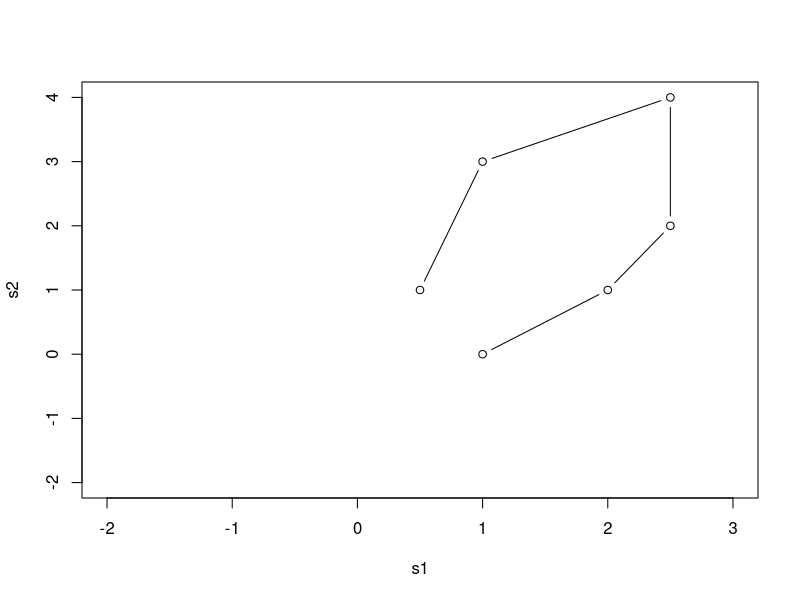
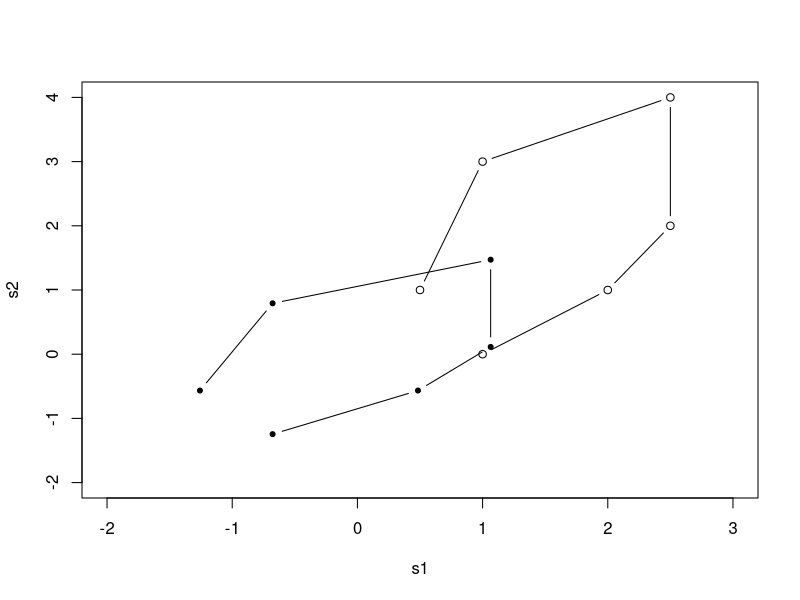
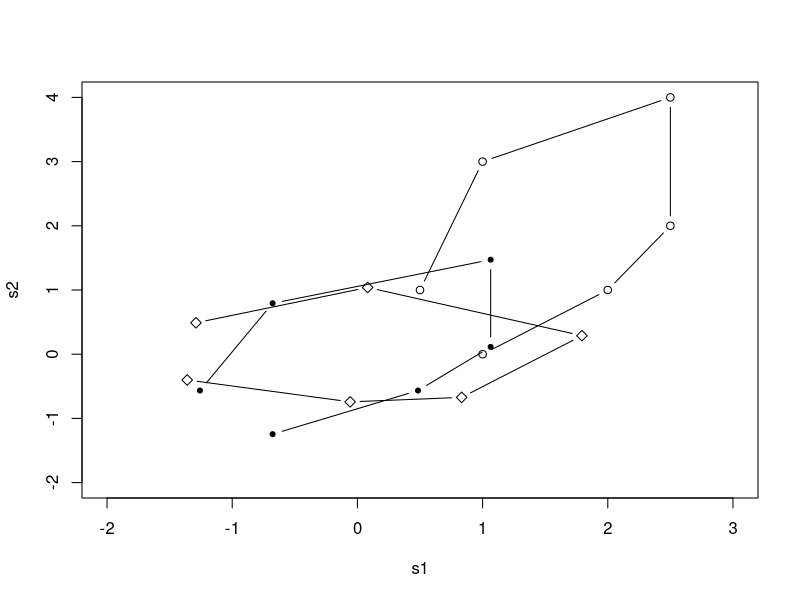
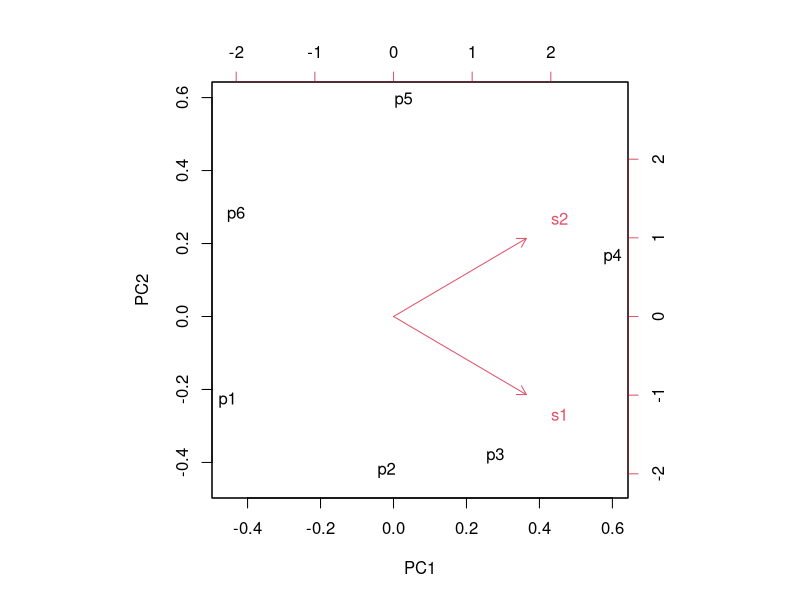
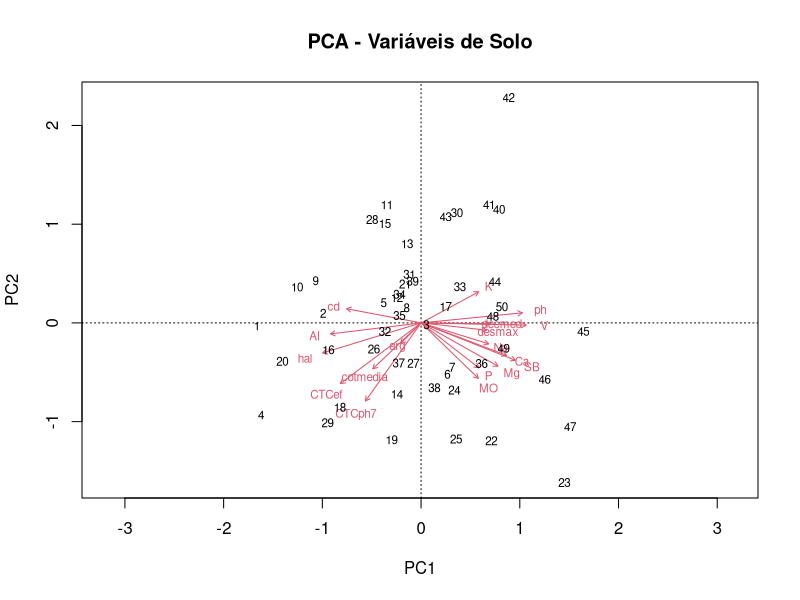
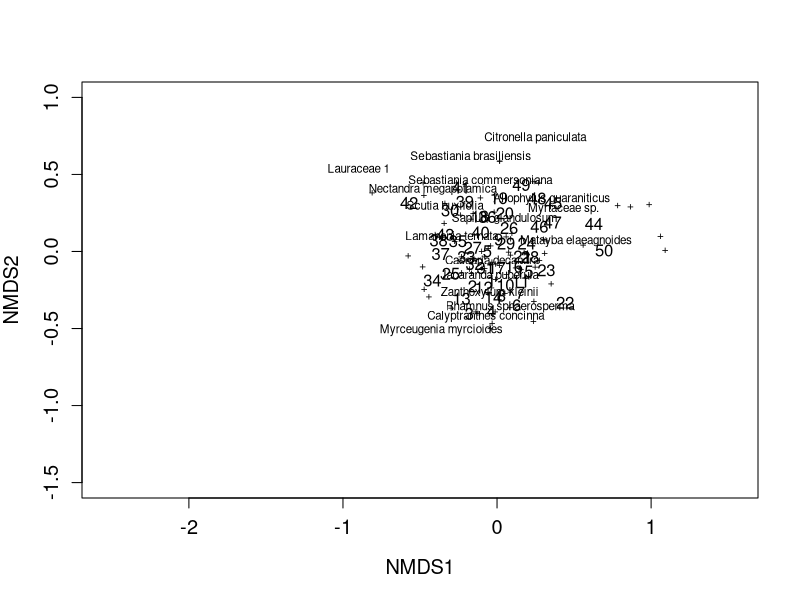
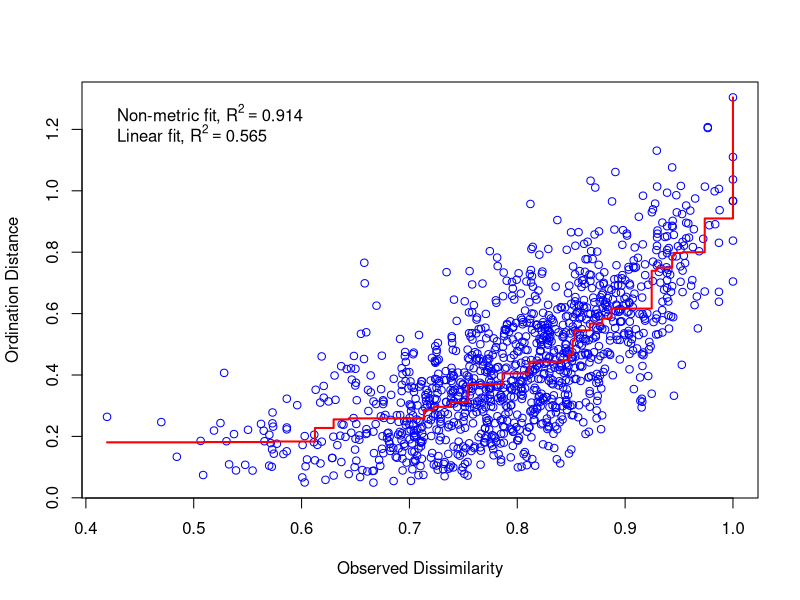
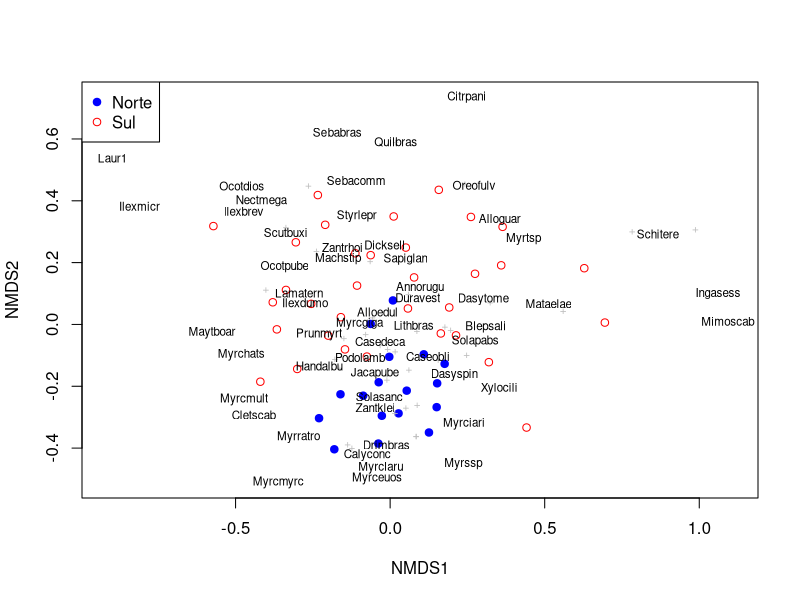

The R script that drew these images, in order:
## ---- chunk 1
#| include: false
# Configurações globais
knitr::opts_chunk$set(
  echo = TRUE,
  message = FALSE,
  warning = FALSE,
  fig.align = "center"
)

# Carregar pacotes
library(vegan)
library(dplyr)
library(knitr)
## ---- chunk 2
#| echo: false
#| fig-width: 10
#| fig-height: 4
library(DiagrammeR)

grViz("
digraph tipos {
  graph [rankdir = LR, bgcolor = transparent]
  node [shape = box, style = filled, fontname = Arial, fontsize = 14]
  
  A [label = 'Seus dados', fillcolor = '#2C5F2D', fontcolor = white]
  B [label = 'NÃO-RESTRITA\n\nBusca padrões\nlivremente', fillcolor = 'lightblue']
  C [label = 'RESTRITA\n\nTesta se variáveis\nexplicam padrões', fillcolor = 'lightyellow']
  
  A -> B
  A -> C
}
")
## ---- chunk 3
# Criar dados simples (6 parcelas x 2 espécies)
raw <- matrix(c(1, 2, 2.5, 2.5, 1, 0.5, 0, 1, 2, 4, 3, 1), nrow = 6)
colnames(raw) <- c("s1", "s2")
rownames(raw) <- c("p1", "p2", "p3", "p4", "p5", "p6")
raw
## ---- chunk 4
#| fig-width: 8
#| fig-height: 6

plot(raw, type = "b", ylim = c(-2, 4), xlim = c(-2, 3))

## ---- chunk 5
#| fig-width: 8
#| fig-height: 6

# Dados brutos “centrados” (padronizados na mesma escala)
cent <- scale(raw, scale = T)
plot(raw, type = "b", ylim = c(-2, 4), xlim = c(-2, 3))
lines(cent, type = "b", pch = 20)
## ---- chunk 6
#| fig-width: 8
#| fig-height: 6

# PCA - Rotacionar eixos
library(vegan)
o.pca <- prcomp(cent)
scores(o.pca)
plot(raw, type = "b", ylim = c(-2, 4), xlim = c(-2, 3))
lines(cent, type = "b", pch = 20)
lines(scores(o.pca), type = "b", pch = 5)
## ---- chunk 7
#| fig-width: 8
#| fig-height: 6
biplot(o.pca)

## ---- chunk 8
# Carregar dados de solo
amb <- read.table("../data/environmental_data.csv", 
                  header = TRUE, sep = ";", dec = ",", 
                  row.names = 1)

# Ver as primeiras linhas
head(amb, 3)
## ---- chunk 9
# Fazer PCA
pca_solo <- rda(amb, scale = TRUE)

# Quanto cada eixo explica?
summary(pca_solo)

## ---- chunk 10
# Loadings PCA
loadings <- scores(pca_solo, display = "species", choices = c(1, 2))
loadings
## ---- chunk 11
#| fig-width: 10
#| fig-height: 7

# Gráfico (biplot)
biplot(pca_solo, 
       main = "PCA - Variáveis de Solo")
      
## ---- chunk 12
# Fazer NMDS
# Carregar dados de vegetação
veg <- read.table("../data/vegetation_data.csv",
                  header = TRUE, sep = ";", dec = ",")

# Criar matriz: parcelas (linhas) x espécies (colunas)
matriz <- as.data.frame.matrix(table(veg$PC, veg$Species))

# Criar variável de exposição
# 17 parcelas Norte + 33 parcelas Sul = 50 parcelas total
exposicao <- c(rep("Norte", 17), rep("Sul", 33))

nmds_result <- metaMDS(matriz,
                       k = 2,              # 2 dimensões
                       distance = "bray",  # índice de Bray-Curtis
                       trymax = 100)       # tentativas

# Avaliar qualidade
stress <- round(nmds_result$stress, 3)
## ---- chunk 13
#| echo: false
if(stress < 0.05) {
  quality <- "**✓ Excelente!** Representação perfeita"
} else if(stress < 0.10) {
  quality <- "**✓ Muito bom!** Representação confiável"
} else if(stress < 0.20) {
  quality <- "**⚠ Aceitável**, mas use com cuidado"
} else {
  quality <- "**✗ Ruim**, não usar!"
}
## ---- chunk 14
#| fig-width: 10
#| fig-height: 7


fig.nmds <- ordiplot(nmds_result, type = "none", font = 6, font.lab = 6, cex.axis = 1.2, 
    cex.lab = 1.2, xlim = c(-2, 1), ylim = c(-1.5, 1))
text(fig.nmds, "sites", col = "black", font = 6)
stems <- colSums(matriz)
sel <- orditorp(nmds_result, dis = "sp", priority = stems, pcol = "black", pch = "+", 
    cex = 0.7)
## ---- chunk 15
#| fig-width: 10
#| fig-height: 7

stressplot(nmds_result)

## ---- chunk 16
# Extrair escores do PC1
eixosPCA <- scores(pca_solo, choices = 1:2, display = "sites")
PCA1 <- eixosPCA[,1]

# Verificar normalidade
shapiro.test(PCA1)
## ---- chunk 17
# Teste t (exposicao já foi criada anteriormente)
t.test(PCA1 ~ exposicao)
## ---- chunk 18
#| fig-width: 10
#| fig-height: 7

fig <- ordiplot(nmds_result, type = "none")

# Parcelas por grupo
points(fig, "sites", pch = 19, col = "blue", 
       select = exposicao == "Norte")
points(fig, "sites", pch = 1, col = "red", 
       select = exposicao == "Sul")

# Espécies
sp.names <- make.cepnames(colnames(matriz))
stems <- colSums(matriz)
orditorp(nmds_result, "sp", label = sp.names,
         priority = stems, pch = "+", pcol = "grey")

legend("topleft", legend = c("Norte", "Sul"), 
       pch = c(19, 1), col = c("blue", "red"))
## ---- chunk 19
# Ajustar variáveis ambientais à ordenação
env_fit <- envfit(nmds_result, amb, permutations = 999)
env_fit
## ---- chunk 20
#| fig-width: 10
#| fig-height: 7

fig <- ordiplot(nmds_result, type = "none")

# Parcelas por grupo
points(fig, "sites", pch = 19, col = "blue", 
       select = exposicao == "Norte")
points(fig, "sites", pch = 1, col = "red", 
       select = exposicao == "Sul")

# Espécies
sp.names <- make.cepnames(colnames(matriz))
orditorp(nmds_result, "sp", label = sp.names,
         priority = colSums(matriz), pch = "+", 
         pcol = "grey", cex = 0.6)

# Vetores ambientais (p < 0.05)
plot(env_fit, p.max = 0.05, col = "darkgreen", 
     cex = 0.8, lwd = 2)

legend("topleft", legend = c("Norte", "Sul"), 
       pch = c(19, 1), col = c("blue", "red"))
## ---- chunk 21
#| fig-width: 10
#| fig-height: 7

fig <- ordiplot(nmds_result, type = "none")

# Apenas parcelas
points(fig, "sites", pch = 19, col = "blue", 
       select = exposicao == "Norte")
points(fig, "sites", pch = 1, col = "red", 
       select = exposicao == "Sul")

# Apenas vetores significativos
plot(env_fit, p.max = 0.05, col = "darkgreen", 
     cex = 1, lwd = 2.5)

legend("topleft", legend = c("Norte", "Sul"), 
       pch = c(19, 1), col = c("blue", "red"))
## ---- chunk 22
# PERMANOVA
permanova_result <- adonis2(matriz ~ exposicao, 
                            method = "bray",
                            permutations = 999)
permanova_result
## ---- chunk 23
#| fig-width: 8
#| fig-height: 6

# Calcular distâncias de Bray-Curtis
dist_bray <- vegdist(matriz, method = "bray")

# Teste de dispersão entre grupos
dispersao <- betadisper(dist_bray, exposicao)

# Testar significância
anova(dispersao)

# Visualizar
plot(dispersao, main = "Dispersão Multivariada por Setor")
## ---- chunk 24
#| echo: false
#| fig-width: 8
#| fig-height: 5

# Simular dados com mesma dispersão
set.seed(123)
grupo1 <- cbind(rnorm(20, 0, 1), rnorm(20, 0, 1))
grupo2 <- cbind(rnorm(20, 3, 1), rnorm(20, 3, 1))
dados_igual <- rbind(grupo1, grupo2)
grupos <- factor(rep(c("Norte", "Sul"), each = 20))

plot(dados_igual, col = c("blue", "red")[grupos], 
     pch = 19, cex = 1.2,
     main = "Dispersões IGUAIS (p > 0.05)",
     xlab = "NMDS1", ylab = "NMDS2")
legend("topright", legend = c("Norte", "Sul"), 
       col = c("blue", "red"), pch = 19)
## ---- chunk 25
#| echo: false
#| fig-width: 8
#| fig-height: 5

# Simular dados com dispersões diferentes
set.seed(123)
grupo1 <- cbind(rnorm(20, 0, 2.5), rnorm(20, 0, 2.5))  # mais disperso
grupo2 <- cbind(rnorm(20, 3, 0.5), rnorm(20, 3, 0.5))  # menos disperso
dados_dif <- rbind(grupo1, grupo2)

plot(dados_dif, col = c("blue", "red")[grupos], 
     pch = 19, cex = 1.2,
     main = "Dispersões DIFERENTES (p < 0.05)",
     xlab = "NMDS1", ylab = "NMDS2")
legend("topright", legend = c("Norte", "Sul"), 
       col = c("blue", "red"), pch = 19)
## ---- chunk 26
# Calcular matriz de dissimilaridade
dist_bray <- vegdist(matriz, method = "bray")

# Executar PCoA
pcoa_result <- cmdscale(dist_bray, k = 2, eig = TRUE)

# Ver autovalores (% de variação)
eigenvalues <- pcoa_result$eig
var_explained <- eigenvalues / sum(eigenvalues) * 100

cat("Eixo 1:", round(var_explained[1], 1), "%\n")
cat("Eixo 2:", round(var_explained[2], 1), "%\n")
## ---- chunk 27
# Bray-Curtis transformado (métrico)
dist_bray_sqrt <- sqrt(dist_bray)
pcoa_result <- cmdscale(dist_bray_sqrt, k = 2, eig = TRUE)
## ---- chunk 28
#| fig-width: 10
#| fig-height: 7

scores_pcoa <- pcoa_result$points

plot(scores_pcoa[,1], scores_pcoa[,2],
     xlab = paste0("PCoA1 (", round(var_explained[1], 1), "%)"),
     ylab = paste0("PCoA2 (", round(var_explained[2], 1), "%)"),
     main = "PCoA - Composição de Espécies",
     pch = 19, 
     col = ifelse(exposicao == "Norte", "blue", "red"),
     cex = 1.5)

legend("topright", legend = c("Norte", "Sul"),
       col = c("blue", "red"), pch = 19)
## ---- chunk 29
#| fig-width: 12
#| fig-height: 5

par(mfrow = c(1, 2))

# PCoA
plot(scores_pcoa[,1], scores_pcoa[,2],
     xlab = paste0("PCoA1 (", round(var_explained[1], 1), "%)"),
     ylab = paste0("PCoA2 (", round(var_explained[2], 1), "%)"),
     main = "PCoA - Solução Analítica",
     pch = 19, 
     col = ifelse(exposicao == "Norte", "blue", "red"))

# NMDS
plot(nmds_result, type = "n", main = paste0("NMDS - Stress = ", 
     round(nmds_result$stress, 3)))
points(nmds_result, display = "sites", pch = 19,
       col = ifelse(exposicao == "Norte", "blue", "red"))

par(mfrow = c(1, 1))
## ---- chunk 30
# Executar DCA
dca_result <- decorana(matriz)

# Extrair comprimento (em SD)
cat("DCA1:", round(dca_result$evals[1], 2), "SD\n")
cat("DCA2:", round(dca_result$evals[2], 2), "SD\n")
## ---- chunk 31
#| echo: false
#| fig-width: 9
#| fig-height: 6
library(DiagrammeR)

grViz("
digraph escolha {
  graph [rankdir = TB, bgcolor = transparent]
  node [shape = box, style = filled, fontname = Arial, fontsize = 11]

  START [label = 'Rode DCA primeiro!', fillcolor = '#FF6B6B', fontcolor = white]
  Q1 [label = 'Gradiente < 3 SD?', fillcolor = '#FFE66D', shape = diamond]
  Q2 [label = 'Tem variáveis\nexplicativas?', fillcolor = '#4ECDC4', shape = diamond]
  Q3 [label = 'Tem variáveis\nexplicativas?', fillcolor = '#4ECDC4', shape = diamond]

  PCA [label = 'PCA\n(não-restrita)', fillcolor = '#95E1D3']
  RDA [label = 'RDA\n(restrita)', fillcolor = '#38A3A5']
  DCA [label = 'DCA/NMDS\n(não-restrita)', fillcolor = '#95E1D3']
  CCA [label = 'CCA\n(restrita)', fillcolor = '#38A3A5']

  START -> Q1
  Q1 -> Q2 [label = 'Sim']
  Q1 -> Q3 [label = 'Não']
  Q2 -> PCA [label = 'Não']
  Q2 -> RDA [label = 'Sim']
  Q3 -> DCA [label = 'Não']
  Q3 -> CCA [label = 'Sim']
}
")
## ---- chunk 32
# Verificar se gradiente é curto (do DCA anterior)
# Se DCA1 < 3 SD → usar RDA ✓

# Executar RDA
# Usar fórmula com ~ . para incluir todas as variáveis
# Ou especificar variáveis específicas
rda_result <- rda(matriz ~ ., data = amb)

# Ver resultados
rda_result

## ---- chunk 33
#| fig-width: 12
#| fig-height: 9

# Criar gráfico base
plot(rda_result, type = "n",
     main = "RDA - Vegetação ~ Ambiente")

# Adicionar parcelas
points(rda_result, display = "sites", pch = 19,
       col = ifelse(exposicao == "Norte", "blue", "red"))

# Adicionar espécies (principais)
sp.names <- make.cepnames(colnames(matriz))
text(rda_result, display = "species",
     labels = sp.names,
     cex = 0.6, col = "grey40")

# Adicionar vetores ambientais
text(rda_result, display = "bp",
     col = "darkgreen", cex = 0.9, lwd = 2)

legend("topright", legend = c("Norte", "Sul"),
       col = c("blue", "red"), pch = 19)
## ---- chunk 34
# Verificar se gradiente é longo (do DCA anterior)
# Se DCA1 > 4 SD → usar CCA ✓

# Executar CCA
cca_result <- cca(matriz ~ ., data = amb)

# Ver resultados
cca_result
## ---- chunk 35
#| fig-width: 12
#| fig-height: 9

# Criar gráfico
plot(cca_result, type = "n",
     main = "CCA - Vegetação ~ Ambiente (Gradiente Longo)")

# Parcelas
points(cca_result, display = "sites", pch = 19,
       col = ifelse(exposicao == "Norte", "blue", "red"))

# Espécies (principais)
sp.names <- make.cepnames(colnames(matriz))
text(cca_result, display = "species",
     labels = sp.names,
     cex = 0.6, col = "grey40")

# Vetores ambientais
text(cca_result, display = "bp",
     col = "darkgreen", cex = 0.9, lwd = 2)

legend("topright", legend = c("Norte", "Sul"),
       col = c("blue", "red"), pch = 19)
## ---- chunk 36
#| echo: false
#| fig-width: 8
#| fig-height: 5

library(DiagrammeR)

grViz("
digraph particao {
  graph [rankdir = LR, bgcolor = transparent]
  node [shape = box, style = filled, fontname = Arial, fontsize = 10]

  TOTAL [label = 'Variação TOTAL\n(100%)', fillcolor = '#E8E8E8']

  A [label = '[a] Solo puro', fillcolor = '#FFB84D']
  B [label = '[b] Compartilhado\nSolo + Topo', fillcolor = '#FF6B6B']
  C [label = '[c] Topografia pura', fillcolor = '#4ECDC4']
  D [label = '[d] Não explicado', fillcolor = '#95E1D3']

  TOTAL -> A
  TOTAL -> B
  TOTAL -> C
  TOTAL -> D
}
")
## ---- chunk 37
# Preparar grupos de variáveis
# Verificar nomes das colunas disponíveis
colnames(amb)

# Criar grupos de variáveis
solo <- amb[, c("ph", "P", "K", "Ca", "Mg", "MO")]
topo <- amb[, c("cotmedia", "desmax", "decmed")]

# Verificar
head(solo, 2)
head(topo, 2)

## ---- chunk 38
# Partição da variância
# Escolher RDA ou CCA baseado no DCA
# Aqui usamos RDA (assumindo gradiente curto)

part_result <- varpart(matriz, solo, topo)

# Ver resultados
part_result
## ---- chunk 39
#| fig-width: 10
#| fig-height: 8

# Plotar diagrama de Venn
plot(part_result,
     digits = 2,
     bg = c("orange", "lightblue"),
     Xnames = c("Solo", "Topografia"),
     main = "Partição da Variância - Vegetação")
## ---- chunk 40
#| echo: false
#| fig-width: 9
#| fig-height: 6.5

library(DiagrammeR)

grViz("
digraph workflow {
  graph [rankdir = TB, bgcolor = transparent]
  node [shape = box, style = filled, fontname = Arial, fontsize = 9]

  START [label = '1. Carregar dados\nveg + ambiente', fillcolor = '#E8E8E8']
  DCA [label = '2. DCA\nDiagnóstico gradiente', fillcolor = '#FFE66D']
  DECISAO [label = 'Gradiente < 3 SD?', fillcolor = '#FF6B6B', shape = diamond]

  CURTO1 [label = '3a. Exploração\nPCA/NMDS', fillcolor = '#95E1D3']
  CURTO2 [label = '4a. Teste\nRDA + forward', fillcolor = '#4ECDC4']

  LONGO1 [label = '3b. Exploração\nDCA/NMDS', fillcolor = '#95E1D3']
  LONGO2 [label = '4b. Teste\nCCA + forward', fillcolor = '#4ECDC4']

  PART [label = '5. Partição\nvarpart()', fillcolor = '#A8E6CF']
  INTER [label = '6. Interpretação\necológica', fillcolor = '#FFD3B6', shape = ellipse]

  START -> DCA
  DCA -> DECISAO
  DECISAO -> CURTO1 [label = 'Sim']
  DECISAO -> LONGO1 [label = 'Não']
  CURTO1 -> CURTO2
  LONGO1 -> LONGO2
  CURTO2 -> PART
  LONGO2 -> PART
  PART -> INTER
}
")
